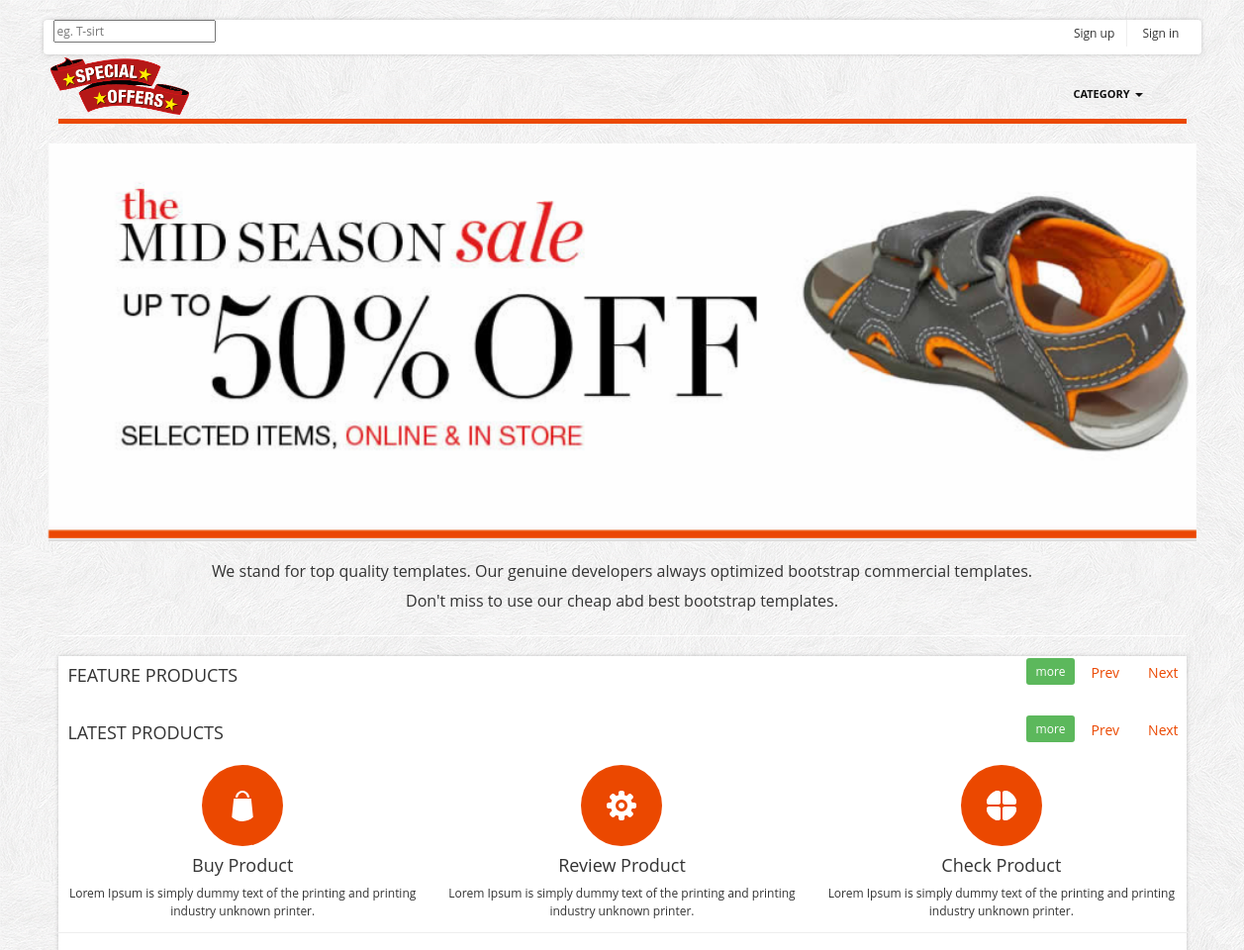
Before: / (upper part) with the older database file.
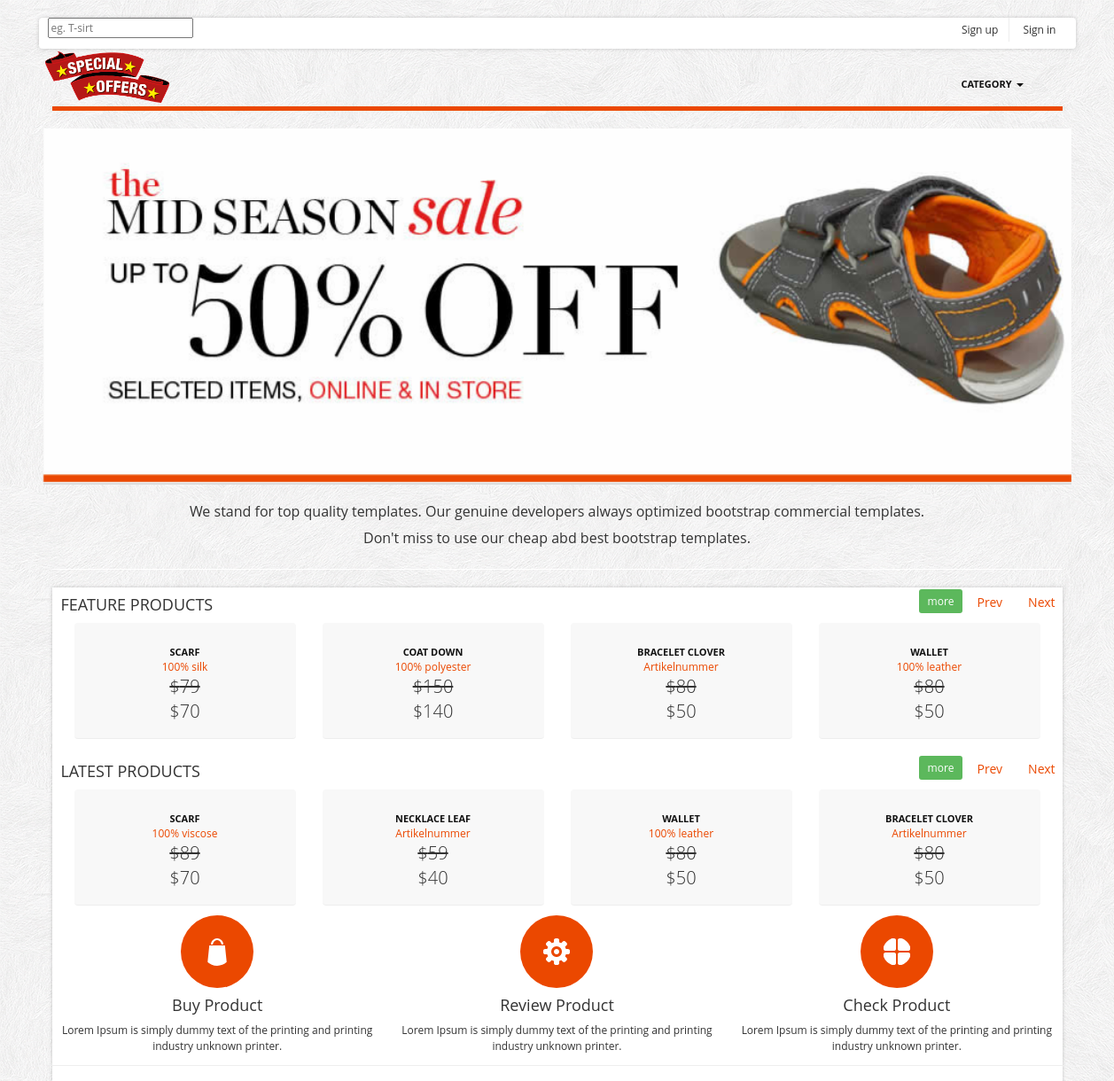
After: the same page with the newer database file.
### tables this page shows
CREATE TABLE `products` (
  `id` int(11) NOT NULL AUTO_INCREMENT,
  `title` varchar(20) DEFAULT NULL,
  `description` text,
  `price` decimal(10,0) DEFAULT NULL,
  `offered_price` decimal(10,0) DEFAULT NULL,
  `product_img_link` text,
  PRIMARY KEY (`id`)
);

### index.php (called while the page is built, shortened)
<?php
$pdo = require './database_obj.php';
try {
    $statement = $pdo->prepare("SELECT * FROM products ORDER BY RAND() LIMIT 8");
    $statement->execute();
    $products = $statement->fetchAll(PDO::FETCH_CLASS);
    list($products1, $products2) = array_chunk($products, 4);
    $statement = $pdo->prepare("SELECT * FROM products ORDER BY id DESC LIMIT 8");
    $statement->execute();
    $recent_products = $statement->fetchAll(PDO::FETCH_CLASS);
    list($recent_products1, $recent_products2) = array_chunk($recent_products, 4);
} catch (PDOException $e) {
    var_dump($e->getMessage());
    new Exception('Something went wrong.');
}
require './layouts/main.view.php';

### dashboard.view.php (the view, shortened to what this page needs)
<section  class="homepage-slider" id="home-slider">
    <div class="flexslider">
        <ul class="slides">
            <li>
                <img src="./img/banner/banner-1.jpg" alt="" />
            </li>
        </ul>
    </div>
</section>
<section class="header_text">
    We stand for top quality templates. Our genuine developers always optimized bootstrap commercial templates.
    <br/>Don't miss to use our cheap abd best bootstrap templates.
</section>
<div class="main-content container-fluid" id="wrapper">
    <div class="row">
        <div class="col-md-12">
            <div class="row">
                <div class="col-md-12">
                    <div class="row">
                        <div class="col-md-6 pull-left">
                            <h4>FEATURE PRODUCTS</h4>
                        </div>
                        <div class="col-mid-6 pull-right nav-controll">
                            <a href="/products/index.php" class="bnt btn-sm btn-success">more</a>
                            <a class="left btn btn-group-sm" href="#myCarousel" data-slide="prev">Prev</a>
                            <a class="right btn btn-group-sm" href="#myCarousel" data-slide="next">Next</a>
                        </div>
                    </div>
                    <div class="row">
                        <div class="col-md-12">
                            <div id="myCarousel" class="carousel slide" data-ride="carousel">
                                <div class="carousel-inner">
                                    <div class="item active">
                                        <?php foreach($products1 as $product): ?>
                                            <div class="col-md-3">
                                                <div class="product-box">
                                                    <span class="sale_tag"></span>
                                                    <a href="#" class="title"><?= $product->title ?></a>
                                                    <br/>
                                                    <a href="#" class="category"><?= $product->description ?></a>
                                                    <p class="price old-price">$<?= $product->price ?></p>
                                                    <p class="price">$<?= $product->offered_price ?></p>
                                                </div>
                                            </div>
                                        <?php endforeach; ?>
                                    </div>
                                </div>
                            </div>
                        </div>
                    </div>
                </div>
            </div>
        </div>
    </div>
    <br>
    <div class="row">
        <div class="col-md-12">
            <div class="row">
                <div class="col-md-12">
                    <div class="row">
                        <div class="col-md-6 pull-left">
                            <h4>LATEST PRODUCTS</h4>
                        </div>
                        <div class="col-mid-6 pull-right nav-controll">
                            <a href="/products/index.php" class="bnt btn-sm btn-success">more</a>
                            <a class="left btn btn-group-sm" href="#myCarousel-2" data-slide="prev">Prev</a>
                            <a class="right btn btn-group-sm" href="#myCarousel-2" data-slide="next">Next</a>
                        </div>
                    </div>
                    <div class="row">
                        <div class="col-md-12">
                            <div id="myCarousel-2" class="carousel slide" data-ride="carousel">
                                <div class="carousel-inner">
                                    <div class="item active">
                                        <?php foreach($recent_products1 as $product): ?>
                                            <div class="col-md-3">
                                                <div class="product-box">
                                                    <span class="sale_tag"></span>
                                                    <a href="#" class="title"><?= $product->title ?></a>
                                                    <br/>
                                                    <a href="#" class="category"><?= $product->description ?></a>
                                                    <p class="price old-price">$<?= $product->price ?></p>
                                                    <p class="price">$<?= $product->offered_price ?></p>
                                                </div>
                                            </div>
                                        <?php endforeach; ?>
                                    </div>
                                </div>
                            </div>
                        </div>
                    </div>
                </div>
            </div>
        </div>
    </div>
    <div class="row feature_box">
        <div class="col-md-4 service">
            <div>
                <img src="./images/feature/feature_img_1.png">
                <h4>Buy Product</h4>
                <p>Lorem Ipsum is simply dummy text of the printing and printing industry unknown printer.</p>
            </div>
        </div>
        <div class="col-md-4 service">
            <div>
                <img src="./images/feature/feature_img_2.png">
                <h4>Review Product</h4>
                <p>Lorem Ipsum is simply dummy text of the printing and printing industry unknown printer.</p>
            </div>
        </div>
        <div class="col-md-4 service">
            <div>
                <img src="./images/feature/feature_img_3.png">
                <h4>Check Product</h4>
                <p>Lorem Ipsum is simply dummy text of the printing and printing industry unknown printer.</p>
            </div>
        </div>
    </div>
</div>

### layouts/main.view.php (shortened to what this page needs)
<html>
    <head>
        <link rel="stylesheet" type="text/css" href="../css/bootstrap.min.css" />
        <link rel="stylesheet" type="text/css" href="../css/flexslider.css">
        <link rel="stylesheet" type="text/css" href="../css/common.css">
        <link rel="stylesheet" type="text/css" href="../css/style.css">
        <link rel="stylesheet" type="text/css" href="../css/product-box.css">
        <link rel="stylesheet" type="text/css" href="../css/feature-box.css">
        <link rel="stylesheet" type="text/css" href="../css/brands.css">
        <link rel="stylesheet" type="text/css" href="../css/footer.css">
    </head>
    <body>
        <div id="top-bar" class="container">
            <div class="row">
                <div class="col-md-4">
                    <form method="POST" class="search_form">
                        <input type="text" class="input-block-level search-query" Placeholder="eg. T-sirt">
                    </form>
                </div>
                <div class="col-md-8">
                    <div class="account pull-right">
                        <ul class="user-menu">
                            <?php if($_SESSION['user_id']): ?>
                                <li><a href="/users/sign_out.php">Sign Out</a></li>
                            <?php else: ?>
                                <li><a href="/users/sign_up.php">Sign up</a></li>
                                <li><a href="/users/sign_in.php">Sign in</a></li>
                            <?php endif; ?>
                        </ul>
                    </div>
                </div>
            </div>
        </div>
        <div class="container">
            <nav class="navbar menu">
                <div class="container-fluid">
                    <div class="navbar-header">
                        <a class="navbar-brand" href="/">
                            <img class="menu-logo" src="../img/logo.png">
                        </a>
                    </div>
                    <div class="collapse navbar-collapse pull-right" id="bs-example-navbar-collapse-2">
                        <ul class="nav navbar-nav">
                            <li class="dropdown">
                                <a href="#" class="dropdown-toggle" data-toggle="dropdown" role="button" aria-expanded="false">Category <span class="caret"></span>
                                </a>
                            </li>
                        </ul>
                    </div>
                </div>
            </nav>
            <?php
            require $view;
            ?>
        </div>
    </body>
</html>

### css/flexslider.css (style rules this page uses)
.slides, .flex-control-nav, .flex-direction-nav { margin: 0; padding: 0; list-style: none; }
.flexslider { margin: 0; padding: 0; }
.flexslider .slides > li { display: none; -webkit-backface-visibility: hidden; }
.flexslider .slides img { width: 100%; display: block; }
.slides:after { content: "."; display: block; clear: both; visibility: hidden; line-height: 0; height: 0; }
.flexslider .slides { zoom: 1; background: url(../img/loader.gif) center no-repeat }

### css/common.css (style rules this page uses)
body { font-size: 12px; font-family: 'Open Sans', arial, tahoma, sans-serif; background:url(../img/bg.png) repeat 0 0 fixed; }
label, input, button, select, textarea { font-size: 12px; }
ul li a,a { color:#333; outline:0; -webkit-transition: all 0.2s linear; -moz-transition: all 0.2s linear; -o-transition: all 0.2s linear; -ms-transition: all 0.2s linear; transition: all 0.2s linear; }
a { color:#eb4800; }
.left { text-align:left !important; }
.right { text-align:right !important; }
#wrapper,#top-bar { background: #fff; margin: 20px auto 20px auto; box-shadow: 0px 0px 4px 0px rgba(0, 0, 0, 0.2); -moz-box-shadow: 0px 0px 4px 0px rgba(0, 0, 0, 0.2); -webkit-box-shadow: 0px 0px 4px 0px rgba(0, 0, 0, 0.2); padding:0px 10px; }
section.homepage-slider, section.navbar, section.google_map, section#footer-bar, section#copyright { margin-left: -10px; margin-right: -10px; }
section.header_text { text-align:center; padding:15px 0 20px 0; font-size:16px; line-height:30px; border-bottom:1px solid #fff; }
section.homepage-slider { border-bottom:1px dotted #eb4800; padding-bottom:1px; position: relative; top:0; z-index:99; border-bottom:2px solid #ddd; background-color:#efeeed; min-height:100px; }

### css/style.css (style rules this page uses)
#top-bar { background-color:#fff; padding:10px; margin: 20px auto -22px auto; -webkit-border-radius: 4px; -moz-border-radius: 4px; border-radius: 4px; }
#top-bar .user-menu { margin: 0; padding: 0; list-style: none; text-align: right; }
#top-bar .user-menu li { display: inline-block; *display: inline; zoom: 1; border-right: 1px solid #eee; padding: 5px 12px; }
#top-bar .user-menu li:last-child { border-right:0; }
#wrapper,#top-bar { background: #fff; margin: 20px auto 20px auto; box-shadow: 0px 0px 4px 0px rgba(0, 0, 0, 0.2); -moz-box-shadow: 0px 0px 4px 0px rgba(0, 0, 0, 0.2); -webkit-box-shadow: 0px 0px 4px 0px rgba(0, 0, 0, 0.2); padding:0px 10px; }
.menu { height: 40px; padding-left: 10px; padding-right: 0; padding-bottom: 20px; border-right: 0; border-left: 0; border-top: 0; border-bottom: 5px solid #eb4800; -webkit-border-radius: 0; -moz-border-radius: 0; border-radius: 0; filter: none; }
.menu ul li a { font-size: 11px; color: #111; display: block; text-transform: uppercase; font-weight: bold; text-align: center; padding: 10px 14px; }
.menu-logo { max-width: 26%; margin: -6%; }

### css/product-box.css (style rules this page uses)
.product-box { text-align:center; padding-bottom:15px; position: relative; background-color:#f8f8f8; border-radius: 4px; -moz-border-radius: 4px; -webkit-border-radius: 4px; border-bottom:1px solid #eee; }
.product-box span.sale_tag { height: 54px; position: absolute; width: 55px; z-index: 100; top:0; left:0; }
.product-box a.title { text-transform:uppercase; color:#111111; display:inline-block; font-weight:bold; font-size:11px; margin:15px 0 0px 0; }
.product-box a.category { color:#eb4800; }
.product-box p.price { font-size:20px; font-weight:300; margin-bottom: 0px; }
.old-price { text-decoration: line-through; }

### css/feature-box.css (style rules this page uses)
.feature_box { margin-bottom:20px; }
.feature_box h4 { margin:0 0 10px 0; font-weight:normal; }
.feature_box img { margin-bottom:10px; background-color:#eb4800; padding:25px; -webkit-border-radius: 50%; -moz-border-radius: 50%; border-radius: 50%; }
.feature_box .service { margin-top:3px; padding:3px; text-align:center; }
.feature_box .service div { padding:5px 5px 0 5px; }
.feature_box .service { border-bottom:1px solid #eee; }

Changed rows visible on the page:
added products: title "SCARF", description "100% silk", price "79", offered_price "70", shown under "FEATURE PRODUCTS"
added products: title "COAT DOWN", description "100% polyester", price "150", offered_price "140", shown under "FEATURE PRODUCTS"
added products: title "BRACELET CLOVER", description "Artikelnummer", price "80", offered_price "50"
added products: title "WALLET", description "100% leather", price "80", offered_price "50"
added products: title "SCARF", description "100% viscose", price "89", offered_price "70", shown under "LATEST PRODUCTS"
added products: title "NECKLACE LEAF", description "Artikelnummer", price "59", offered_price "40", shown under "LATEST PRODUCTS"
